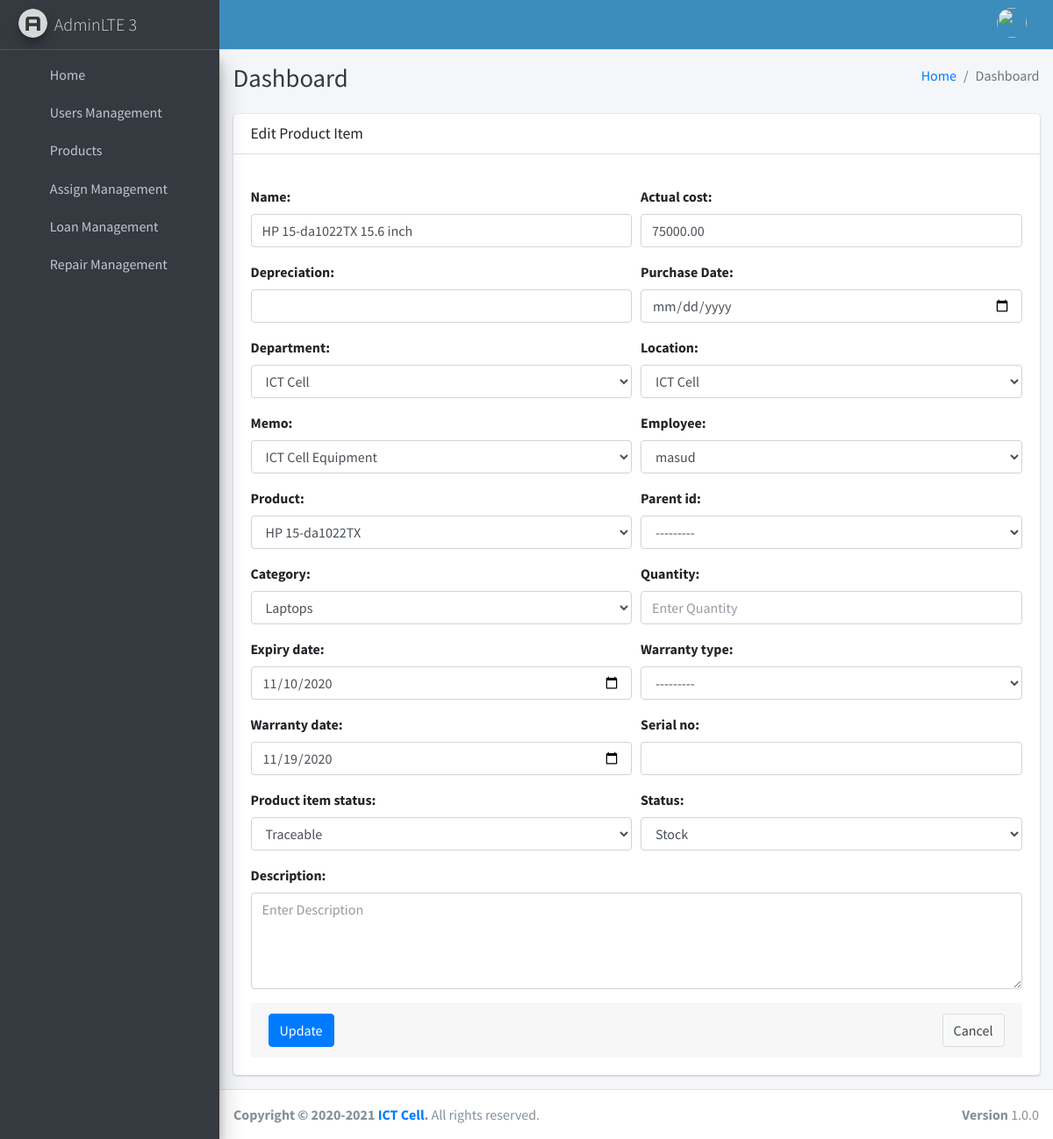
Page /products/productItem/update/1 on the committed database.
### products/models.py (models this page shows, shortened)
class TimeStampedModel(models.Model):
    created_at = models.DateTimeField(auto_now_add=True)
    modified_at = models.DateTimeField(auto_now=True)
    class Meta:
        abstract = True

class ProductItem(TimeStampedModel):
    name = models.CharField(max_length=200)
    actual_cost = models.DecimalField(max_digits=15, decimal_places=2, blank=True, null=True)
    depreciation = models.DecimalField(max_digits=15, decimal_places=2, blank=True, null=True)
    description = models.TextField(blank=True, null=True)
    purchase_date = models.DateField(verbose_name='Purchase Date', blank=True, null=True)
    department = models.ForeignKey(Department, verbose_name='Department', on_delete=models.CASCADE)
    location = models.ForeignKey(Location, verbose_name='Location', on_delete=models.CASCADE)
    memo = models.ForeignKey(Memo, verbose_name='Memo', on_delete=models.CASCADE)
    resp_emp = models.ForeignKey(settings.AUTH_USER_MODEL, verbose_name='Employee', on_delete=models.CASCADE)
    product = models.ForeignKey(Product, verbose_name='Product', on_delete=models.CASCADE)
    parent_id = models.ForeignKey('self', null=True, blank=True, on_delete=models.CASCADE, unique=False)
    category = models.ForeignKey(Category, on_delete=models.CASCADE)
    serial_no = models.CharField(max_length=200, blank=True, null=True)
    product_item_id = models.CharField(max_length=32, blank=True, null=True, unique=True)
    product_item_status = models.CharField(max_length=20, blank=True, null=True, choices=PRODUCT_ITEM_STATUS )
    quantity = models.DecimalField(max_digits=15, decimal_places=2, null=True, blank=True)
    qr_code_key = models.ImageField(upload_to='qr_code/', blank=True, null=True)
    rf_id_key = models.CharField(max_length=200, blank=True, null=True)
    expiry_date = models.DateField(blank=True, null=True)
    warranty_type = models.CharField(max_length=10, choices=TYPE, blank=True, null=True)
    warranty_date = models.DateField(blank=True, null=True)
    status = models.ForeignKey(Status, verbose_name='Status', on_delete=models.DO_NOTHING, null=True, blank=True)
    slug = models.SlugField(editable=False)
    def __str__(self):
        return self.name

### products/views.py (the view)
# urls.py: path('productItem/update/<int:pk>', ProductItemUpdateView.as_view(), name='product_item_update'),
class ProductItemUpdateView(UpdateView):
    template_name = 'products/productitem/product_item_edit.html'
    model = ProductItem
    form_class = ProductItemForm
    success_url = reverse_lazy('product_item_list')

### employees/models.py (called while the page is built)
    def __str__(self):
        return self.name

### products/models.py (called while the page is built)
    def __str__(self):
        return self.name

    def __str__(self):
        return self.name

    def __str__(self):
        return self.name

    def __str__(self):
        return self.name

    def __str__(self):
        return self.tender

### templates/products/productitem/product_item_edit.html (shortened to what this page needs)
{% extends '_base.html' %}
{% block content %}
    <div class="row">
        <div class="col-12 m-auto">
                <div class="card">
                    <div class="card-header">
                        <h3 class="card-title">Edit Product Item</h3>
                    </div>
                    {% include "products/productitem/form_template.html" with messages=messages  form=form button_text="Update"%}
                </div>
        </div>
    </div>
{% endblock %}

### templates/products/productitem/form_template.html (shortened to what this page needs)
<form role="form" method="POST" enctype="multipart/form-data">
    <div class="card-body">
        <div class="form-row">
            {% for field in form %}
                {% if forloop.last %}
                    <div class="form-group col-md-12">
                    {{ field.label_tag }}
                    {{ field }}
                    </div>
               {% else %}
                <div class="form-group col-md-6">
                    {{ field.label_tag }}
                    {{ field }}
                </div>
                 {% endif %}
            {% endfor %}
        </div>
        <div class="card-footer">
            <button type="submit" class="btn btn-primary">
                {% if button_text %}
                    {{ button_text }}
                {% else %}
                    Submit
                {% endif %}
            </button>
            <a href="{% url 'product_item_list' %}" class="btn btn-default float-right ">Cancel</a>
        </div>
</form>

### rows in the picture
ProductItem: form "HP 15-da1022TX 15.6 inch" "75000.00" "ICT Cell" "ICT Cell" "ICT Cell Equipment" "masud" "HP 15-da1022TX" "---------" "Laptops" "11/10/2020" "---------" "11/19/2020" "Traceable" "Stock"

### other values in the picture
{{ field.label_tag }} "Name:" "Actual cost:" "Depreciation:" "Purchase Date:" "Department:" "Location:" "Memo:" "Employee:" "Product:" "Parent id:" "Category:" "Quantity:" "Expiry date:" "Warranty type:" "Warranty date:" "Serial no:" "Product item status:" "Status:"
{{ field.label_tag }} "Description:"
{{ button_text }} "Update"
